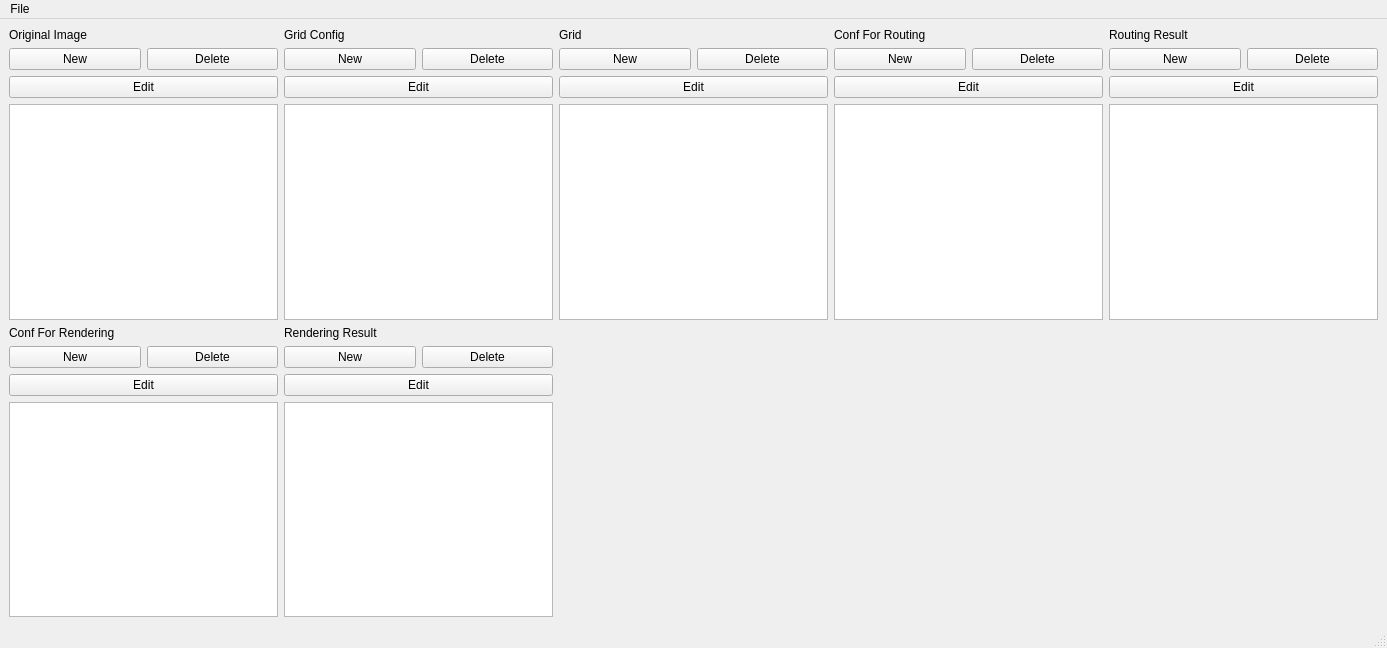
<?xml version="1.0" encoding="UTF-8"?>
<ui version="4.0">
 <class>MainWindow</class>
 <widget class="QMainWindow" name="MainWindow">
  <property name="geometry">
   <rect>
    <x>0</x>
    <y>0</y>
    <width>1387</width>
    <height>648</height>
   </rect>
  </property>
  <property name="sizePolicy">
   <sizepolicy hsizetype="Preferred" vsizetype="Preferred">
    <horstretch>0</horstretch>
    <verstretch>0</verstretch>
   </sizepolicy>
  </property>
  <property name="minimumSize">
   <size>
    <width>200</width>
    <height>200</height>
   </size>
  </property>
  <property name="baseSize">
   <size>
    <width>300</width>
    <height>300</height>
   </size>
  </property>
  <property name="windowTitle">
   <string>MazeCreator</string>
  </property>
  <widget class="QWidget" name="centralwidget">
   <layout class="QGridLayout" name="gridLayout">
    <item row="0" column="0">
     <layout class="QVBoxLayout" name="verticalLayout">
      <item>
       <widget class="QLabel" name="label">
        <property name="sizePolicy">
         <sizepolicy hsizetype="Preferred" vsizetype="Preferred">
          <horstretch>0</horstretch>
          <verstretch>0</verstretch>
         </sizepolicy>
        </property>
        <property name="text">
         <string>Original Image</string>
        </property>
       </widget>
      </item>
      <item>
       <layout class="QHBoxLayout" name="horizontalLayout_2">
        <item>
         <widget class="QPushButton" name="pushButton_2">
          <property name="text">
           <string>New</string>
          </property>
         </widget>
        </item>
        <item>
         <widget class="QPushButton" name="pushButton_3">
          <property name="text">
           <string>Delete</string>
          </property>
         </widget>
        </item>
       </layout>
      </item>
      <item>
       <widget class="QPushButton" name="pushButton">
        <property name="text">
         <string>Edit</string>
        </property>
       </widget>
      </item>
      <item>
       <widget class="QListView" name="OriginalImageList"/>
      </item>
     </layout>
    </item>
    <item row="0" column="1">
     <layout class="QVBoxLayout" name="verticalLayout_2">
      <item>
       <widget class="QLabel" name="label_2">
        <property name="text">
         <string>Grid Config</string>
        </property>
       </widget>
      </item>
      <item>
       <layout class="QHBoxLayout" name="horizontalLayout_3">
        <item>
         <widget class="QPushButton" name="pushButton_4">
          <property name="text">
           <string>New</string>
          </property>
         </widget>
        </item>
        <item>
         <widget class="QPushButton" name="pushButton_5">
          <property name="text">
           <string>Delete</string>
          </property>
         </widget>
        </item>
       </layout>
      </item>
      <item>
       <widget class="QPushButton" name="pushButton_6">
        <property name="text">
         <string>Edit</string>
        </property>
       </widget>
      </item>
      <item>
       <widget class="QListView" name="gridConfigList"/>
      </item>
     </layout>
    </item>
    <item row="0" column="2">
     <layout class="QVBoxLayout" name="verticalLayout_4">
      <item>
       <widget class="QLabel" name="label_3">
        <property name="text">
         <string>Grid</string>
        </property>
       </widget>
      </item>
      <item>
       <layout class="QHBoxLayout" name="horizontalLayout_4">
        <item>
         <widget class="QPushButton" name="pushButton_7">
          <property name="text">
           <string>New</string>
          </property>
         </widget>
        </item>
        <item>
         <widget class="QPushButton" name="pushButton_8">
          <property name="text">
           <string>Delete</string>
          </property>
         </widget>
        </item>
       </layout>
      </item>
      <item>
       <widget class="QPushButton" name="pushButton_9">
        <property name="text">
         <string>Edit</string>
        </property>
       </widget>
      </item>
      <item>
       <widget class="QListView" name="GridList"/>
      </item>
     </layout>
    </item>
    <item row="0" column="3">
     <layout class="QVBoxLayout" name="verticalLayout_5">
      <item>
       <widget class="QLabel" name="label_4">
        <property name="text">
         <string>Conf For Routing</string>
        </property>
       </widget>
      </item>
      <item>
       <layout class="QHBoxLayout" name="horizontalLayout_5">
        <item>
         <widget class="QPushButton" name="pushButton_10">
          <property name="text">
           <string>New</string>
          </property>
         </widget>
        </item>
        <item>
         <widget class="QPushButton" name="pushButton_11">
          <property name="text">
           <string>Delete</string>
          </property>
         </widget>
        </item>
       </layout>
      </item>
      <item>
       <widget class="QPushButton" name="pushButton_12">
        <property name="text">
         <string>Edit</string>
        </property>
       </widget>
      </item>
      <item>
       <widget class="QListView" name="ConfForRoutingList"/>
      </item>
     </layout>
    </item>
    <item row="0" column="4">
     <layout class="QVBoxLayout" name="verticalLayout_6">
      <item>
       <widget class="QLabel" name="label_8">
        <property name="text">
         <string>Routing Result</string>
        </property>
       </widget>
      </item>
      <item>
       <layout class="QHBoxLayout" name="horizontalLayout_6">
        <item>
         <widget class="QPushButton" name="pushButton_13">
          <property name="text">
           <string>New</string>
          </property>
         </widget>
        </item>
        <item>
         <widget class="QPushButton" name="pushButton_14">
          <property name="text">
           <string>Delete</string>
          </property>
         </widget>
        </item>
       </layout>
      </item>
      <item>
       <widget class="QPushButton" name="pushButton_15">
        <property name="text">
         <string>Edit</string>
        </property>
       </widget>
      </item>
      <item>
       <widget class="QListView" name="RoutingResultList"/>
      </item>
     </layout>
    </item>
    <item row="1" column="0">
     <layout class="QVBoxLayout" name="verticalLayout_7">
      <item>
       <widget class="QLabel" name="label_7">
        <property name="text">
         <string>Conf For Rendering</string>
        </property>
       </widget>
      </item>
      <item>
       <layout class="QHBoxLayout" name="horizontalLayout_7">
        <item>
         <widget class="QPushButton" name="pushButton_16">
          <property name="text">
           <string>New</string>
          </property>
         </widget>
        </item>
        <item>
         <widget class="QPushButton" name="pushButton_17">
          <property name="text">
           <string>Delete</string>
          </property>
         </widget>
        </item>
       </layout>
      </item>
      <item>
       <widget class="QPushButton" name="pushButton_18">
        <property name="text">
         <string>Edit</string>
        </property>
       </widget>
      </item>
      <item>
       <widget class="QListView" name="ConfForRenderingList"/>
      </item>
     </layout>
    </item>
    <item row="1" column="1">
     <layout class="QVBoxLayout" name="verticalLayout_8">
      <item>
       <widget class="QLabel" name="label_6">
        <property name="text">
         <string>Rendering Result</string>
        </property>
       </widget>
      </item>
      <item>
       <layout class="QHBoxLayout" name="horizontalLayout_8">
        <item>
         <widget class="QPushButton" name="pushButton_19">
          <property name="text">
           <string>New</string>
          </property>
         </widget>
        </item>
        <item>
         <widget class="QPushButton" name="pushButton_20">
          <property name="text">
           <string>Delete</string>
          </property>
         </widget>
        </item>
       </layout>
      </item>
      <item>
       <widget class="QPushButton" name="pushButton_21">
        <property name="text">
         <string>Edit</string>
        </property>
       </widget>
      </item>
      <item>
       <widget class="QListView" name="ResultList"/>
      </item>
     </layout>
    </item>
   </layout>
  </widget>
  <widget class="QMenuBar" name="menubar">
   <property name="geometry">
    <rect>
     <x>0</x>
     <y>0</y>
     <width>1387</width>
     <height>21</height>
    </rect>
   </property>
   <widget class="QMenu" name="menuNew_Project">
    <property name="title">
     <string>File</string>
    </property>
    <addaction name="actionNew_Project"/>
    <addaction name="actionSave_as"/>
   </widget>
   <addaction name="menuNew_Project"/>
  </widget>
  <widget class="QStatusBar" name="statusbar"/>
  <action name="actionNew_Project">
   <property name="text">
    <string>New Project</string>
   </property>
  </action>
  <action name="actionSave_as">
   <property name="text">
    <string>Save as</string>
   </property>
  </action>
 </widget>
 <resources/>
 <connections/>
</ui>
